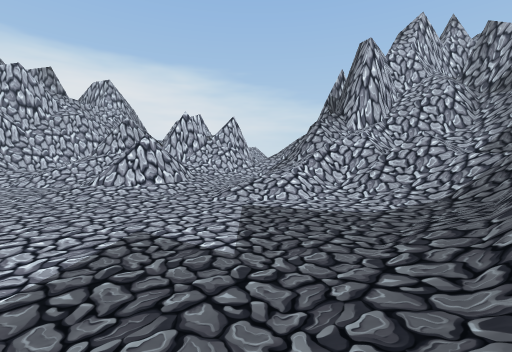
View 1 (above)

15 first-person views from a walk through a Unity game level. The camera is 1.3 m above the floor, tilts 4° down and sees 90° across. The floor is counted in squares, 2 m on a side. Each view is taken from the middle of a square. On the plan, view 1 faces up. The plan holds only what a view shows up to about 9 squares ahead; the rest is blank. The place goes on beyond the plan.

View 2
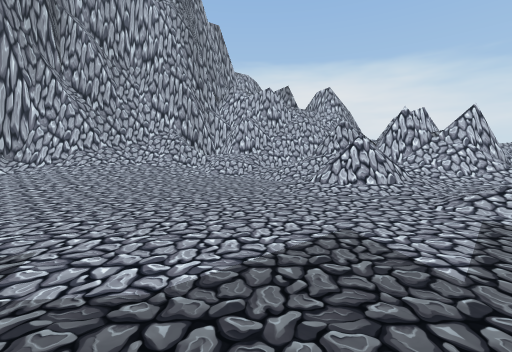

View 3
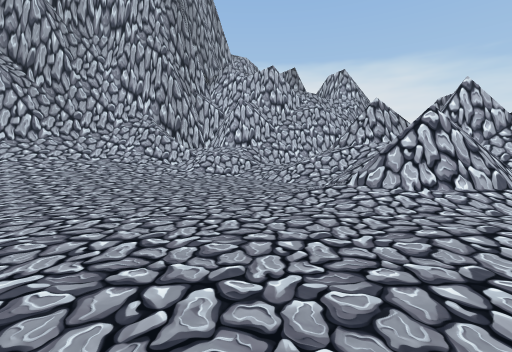

View 4
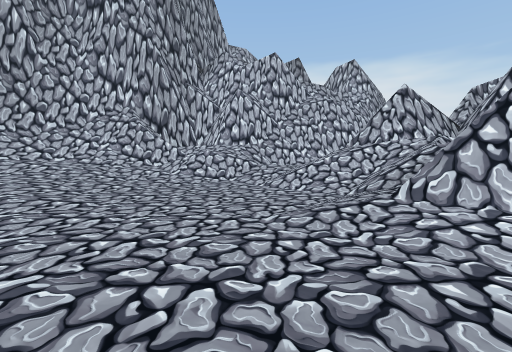

View 5
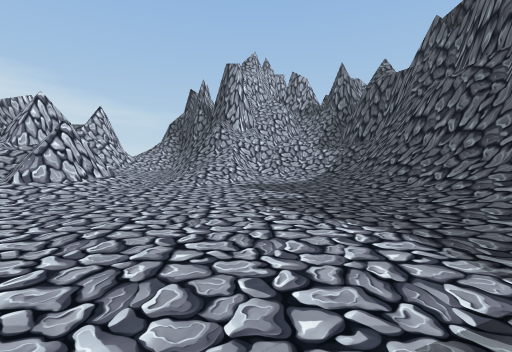

View 6
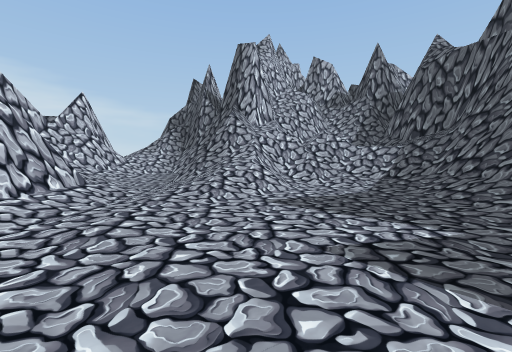

View 7
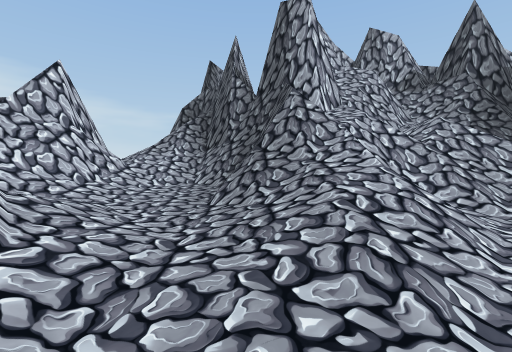

View 8
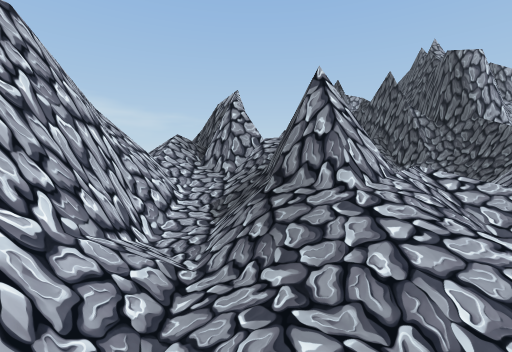

View 9
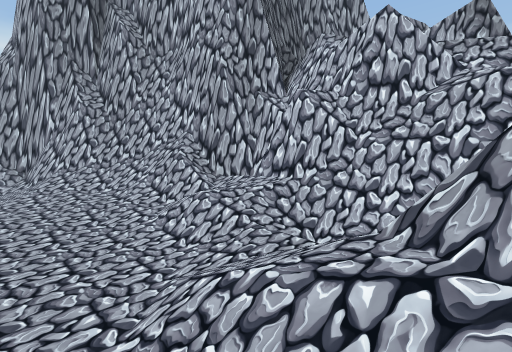

View 10
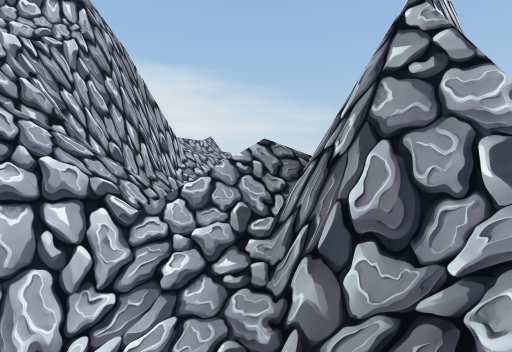

View 11
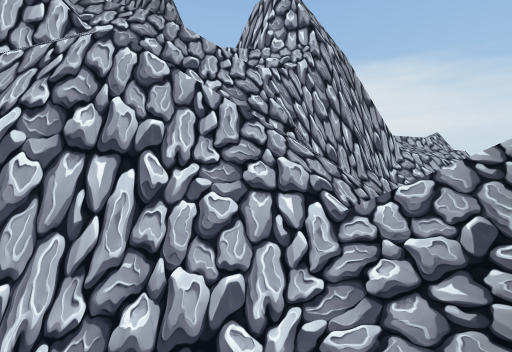

View 12
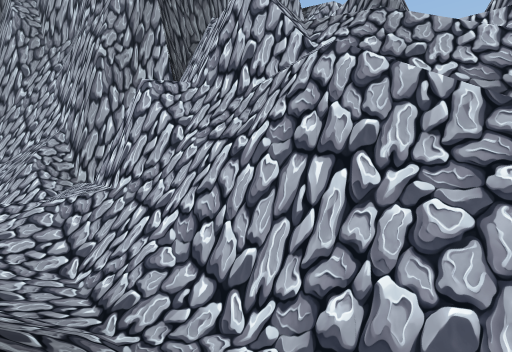

View 13
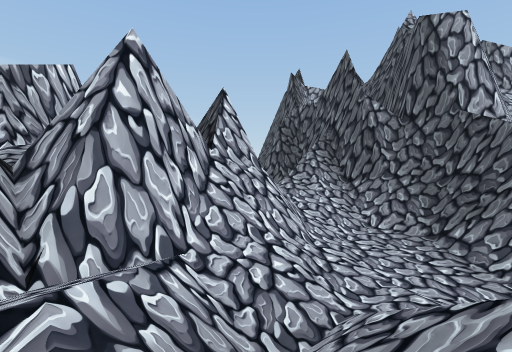

View 14
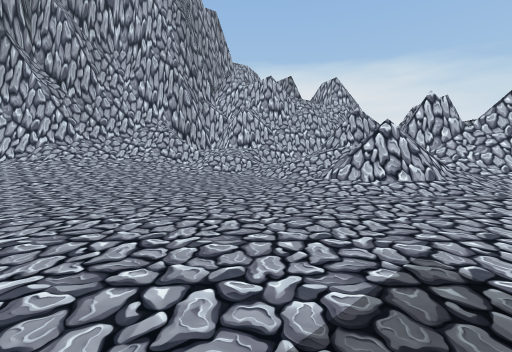

View 15
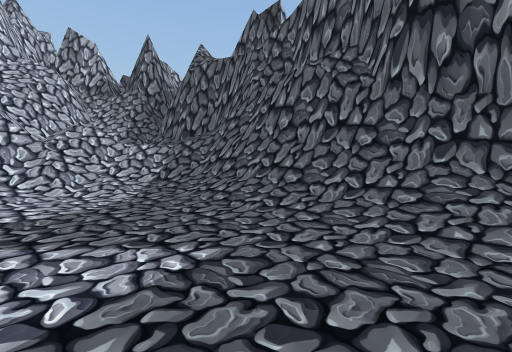

### Floor plan
Key: @ floor where view 1 was taken; # wall or solid block; . main floor; : floor 0.25 m higher than the main floor; + floor 0.5 m higher than the main floor; / step, stairs or slope; = window, fence, low wall or low ledge; v drop or lower ground.
Columns run from 13 left of view 1 to 6 right of it. Each row starts with its distance up from view 1.
 19        #
 18       ##
 17       #/
 16       #   #
 15       #  ##
 14       #/v##    #
 13       #=####   ##
 12       ##=#######
 11     ###//####//#
 10    ###//###=#//#
  9    ##=//#==//:=##
  8   ##//////=#//=####
  7  ###/////###//##=###
  6  #==//...##///==///#
  5  #=//:.....:///////#
  4  #////.........///##
  3  #////:......../=##
  2  #////........//###
  1 ##////.......//##
  0 #=/++:....../@##

Where each view was taken, in squares from view 1:
view 1: 0 up, 0 right, facing up
view 2: 0 up, 0 right, facing up-left
view 3: 2 up, 2 left, facing up-left
view 4: 3 up, 3 left, facing up-left
view 5: 0 up, 4 left, facing up-right
view 6: 2 up, 3 left, facing up-right
view 7: 5 up, 2 left, facing up-right
view 8: 8 up, 8 left, facing up-right
view 9: 8 up, 4 left, facing left
view 10: 11 up, 5 left, facing up
view 11: 11 up, 5 left, facing up-left
view 12: 11 up, 5 left, facing left
view 13: 8 up, 4 left, facing up-right
view 14: 1 up, 1 left, facing up-left
view 15: 2 up, 2 left, facing right
